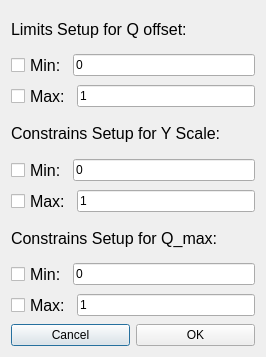
<?xml version="1.0" encoding="UTF-8"?>
<ui version="4.0">
 <class>Dialog</class>
 <widget class="QDialog" name="Dialog">
  <property name="geometry">
   <rect>
    <x>0</x>
    <y>0</y>
    <width>266</width>
    <height>357</height>
   </rect>
  </property>
  <property name="windowTitle">
   <string>Dialog</string>
  </property>
  <layout class="QGridLayout" name="gridLayout_2">
   <item row="0" column="0">
    <layout class="QGridLayout" name="gridLayout">
     <item row="0" column="0">
      <widget class="QLabel" name="label">
       <property name="sizePolicy">
        <sizepolicy hsizetype="Expanding" vsizetype="Preferred">
         <horstretch>0</horstretch>
         <verstretch>0</verstretch>
        </sizepolicy>
       </property>
       <property name="maximumSize">
        <size>
         <width>361</width>
         <height>16777215</height>
        </size>
       </property>
       <property name="font">
        <font>
         <pointsize>12</pointsize>
        </font>
       </property>
       <property name="text">
        <string>Limits Setup for Q offset:</string>
       </property>
      </widget>
     </item>
     <item row="1" column="0">
      <layout class="QHBoxLayout" name="horizontalLayout">
       <item>
        <widget class="QCheckBox" name="qoffminCB">
         <property name="font">
          <font>
           <pointsize>12</pointsize>
          </font>
         </property>
         <property name="text">
          <string>Min:</string>
         </property>
        </widget>
       </item>
       <item>
        <widget class="QLineEdit" name="qoffminLE">
         <property name="text">
          <string>0</string>
         </property>
        </widget>
       </item>
      </layout>
     </item>
     <item row="2" column="0">
      <layout class="QHBoxLayout" name="horizontalLayout_2">
       <item>
        <widget class="QCheckBox" name="qoffmaxCB">
         <property name="font">
          <font>
           <pointsize>12</pointsize>
          </font>
         </property>
         <property name="text">
          <string>Max:</string>
         </property>
        </widget>
       </item>
       <item>
        <widget class="QLineEdit" name="qoffmaxLE">
         <property name="text">
          <string>1</string>
         </property>
        </widget>
       </item>
      </layout>
     </item>
     <item row="3" column="0">
      <widget class="QLabel" name="label_2">
       <property name="sizePolicy">
        <sizepolicy hsizetype="Expanding" vsizetype="Preferred">
         <horstretch>0</horstretch>
         <verstretch>0</verstretch>
        </sizepolicy>
       </property>
       <property name="maximumSize">
        <size>
         <width>361</width>
         <height>16777215</height>
        </size>
       </property>
       <property name="font">
        <font>
         <pointsize>12</pointsize>
        </font>
       </property>
       <property name="text">
        <string>Constrains Setup for Y Scale:</string>
       </property>
      </widget>
     </item>
     <item row="4" column="0">
      <layout class="QHBoxLayout" name="horizontalLayout_4">
       <item>
        <widget class="QCheckBox" name="yscaleminCB">
         <property name="font">
          <font>
           <pointsize>12</pointsize>
          </font>
         </property>
         <property name="text">
          <string>Min:</string>
         </property>
        </widget>
       </item>
       <item>
        <widget class="QLineEdit" name="yscaleminLE">
         <property name="text">
          <string>0</string>
         </property>
        </widget>
       </item>
      </layout>
     </item>
     <item row="5" column="0">
      <layout class="QHBoxLayout" name="horizontalLayout_5">
       <item>
        <widget class="QCheckBox" name="yscalemaxCB">
         <property name="font">
          <font>
           <pointsize>12</pointsize>
          </font>
         </property>
         <property name="text">
          <string>Max:</string>
         </property>
        </widget>
       </item>
       <item>
        <widget class="QLineEdit" name="yscalemaxLE">
         <property name="text">
          <string>1</string>
         </property>
        </widget>
       </item>
      </layout>
     </item>
     <item row="6" column="0">
      <widget class="QLabel" name="label_3">
       <property name="sizePolicy">
        <sizepolicy hsizetype="Expanding" vsizetype="Preferred">
         <horstretch>0</horstretch>
         <verstretch>0</verstretch>
        </sizepolicy>
       </property>
       <property name="maximumSize">
        <size>
         <width>361</width>
         <height>16777215</height>
        </size>
       </property>
       <property name="font">
        <font>
         <pointsize>12</pointsize>
        </font>
       </property>
       <property name="text">
        <string>Constrains Setup for Q_max:</string>
       </property>
      </widget>
     </item>
     <item row="7" column="0">
      <layout class="QHBoxLayout" name="horizontalLayout_6">
       <item>
        <widget class="QCheckBox" name="qmaxminCB">
         <property name="font">
          <font>
           <pointsize>12</pointsize>
          </font>
         </property>
         <property name="text">
          <string>Min:</string>
         </property>
        </widget>
       </item>
       <item>
        <widget class="QLineEdit" name="qmaxminLE">
         <property name="text">
          <string>0</string>
         </property>
        </widget>
       </item>
      </layout>
     </item>
     <item row="8" column="0">
      <layout class="QHBoxLayout" name="horizontalLayout_7">
       <item>
        <widget class="QCheckBox" name="qmaxmaxCB">
         <property name="font">
          <font>
           <pointsize>12</pointsize>
          </font>
         </property>
         <property name="text">
          <string>Max:</string>
         </property>
        </widget>
       </item>
       <item>
        <widget class="QLineEdit" name="qmaxmaxLE">
         <property name="text">
          <string>1</string>
         </property>
        </widget>
       </item>
      </layout>
     </item>
     <item row="9" column="0">
      <layout class="QHBoxLayout" name="horizontalLayout_3">
       <item>
        <widget class="QPushButton" name="cancelPB">
         <property name="text">
          <string>Cancel</string>
         </property>
        </widget>
       </item>
       <item>
        <widget class="QPushButton" name="okPB">
         <property name="text">
          <string>OK</string>
         </property>
        </widget>
       </item>
      </layout>
     </item>
    </layout>
   </item>
  </layout>
 </widget>
 <resources/>
 <connections/>
</ui>
